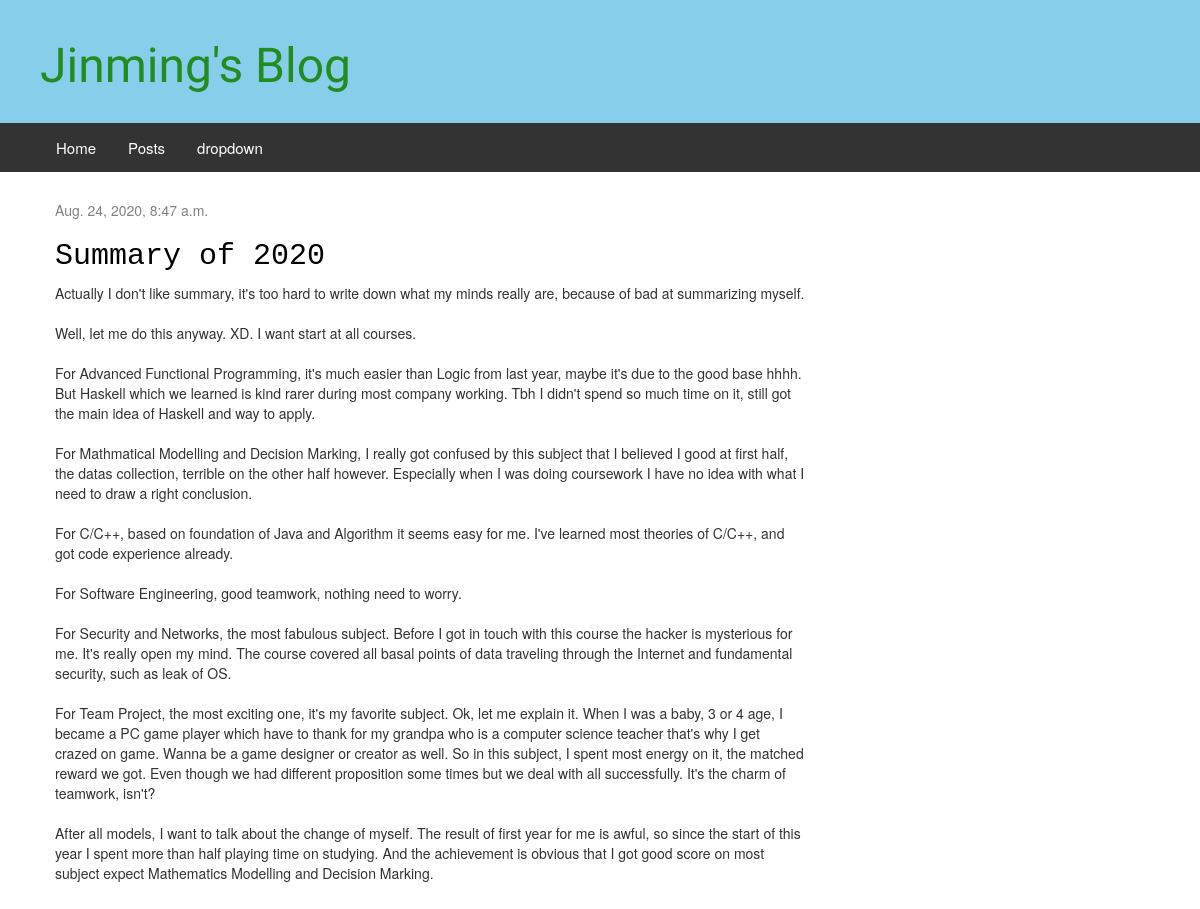
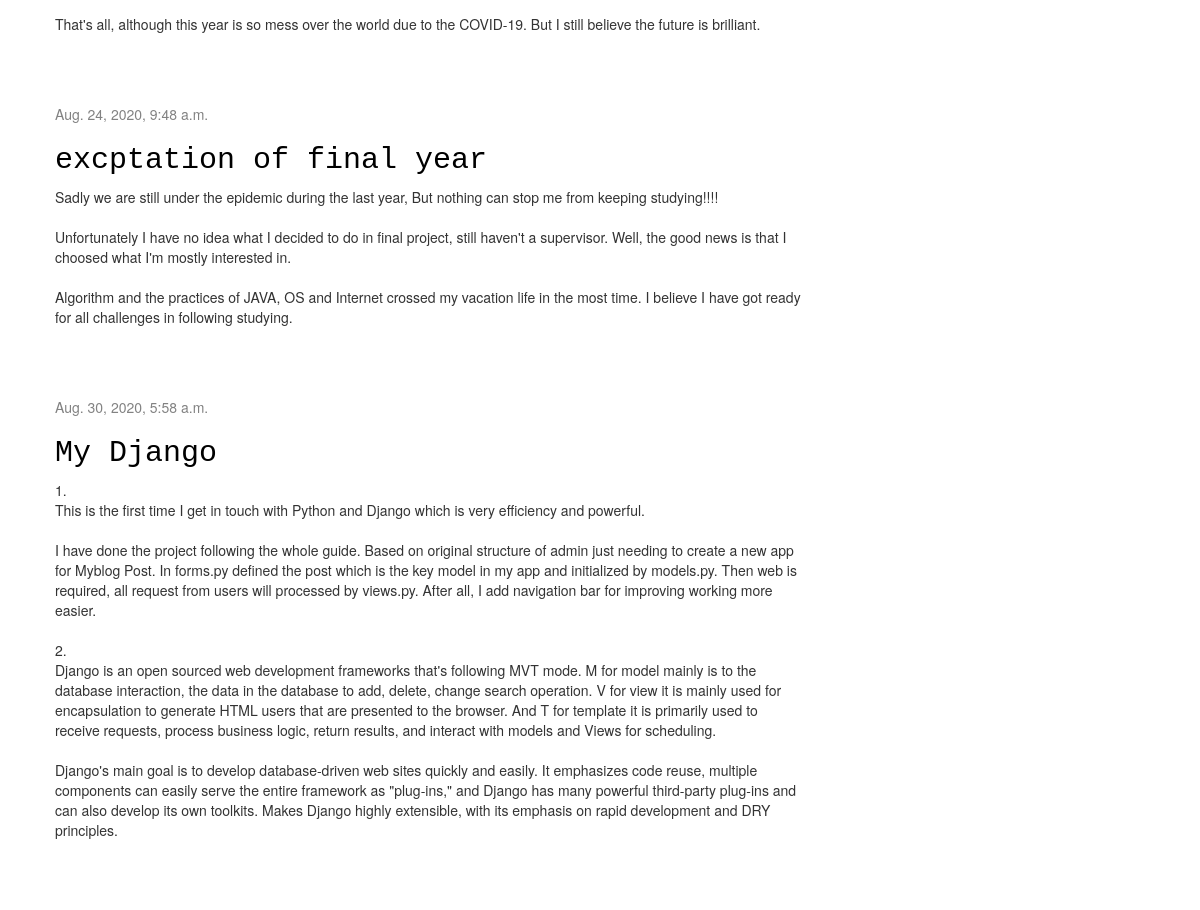
Page /post-list on the committed database (2 pictures, top to bottom).
### blog/models.py (models this page shows, shortened)
class Post(models.Model):
    author = models.ForeignKey(settings.AUTH_USER_MODEL, on_delete=models.CASCADE)
    title = models.CharField(max_length=200)
    text = models.TextField()
    created_date = models.DateTimeField(default=timezone.now)
    published_date = models.DateTimeField(blank=True, null=True)

### blog/views.py (the view)
# urls.py: path('post-list', views.post_list, name='post_list'),
def post_list(request):
    posts = Post.objects.filter(published_date__lte=timezone.now()).order_by('published_date')
    return render(request, 'blog/post_list.html', {'posts': posts})

### blog/templates/blog/post_list.html (shortened to what this page needs)
{% extends 'blog/base.html' %}
{% block content %}
    {% for post in posts %}
        <div class="post">
            <div class="date">
                {{ post.published_date }}
            </div>
            <h2><a href="{% url 'post_detail' pk=post.pk %}">{{ post.title }}</a></h2>
            <p>{{ post.text|linebreaksbr }}</p>
        </div>
    {% endfor %}
{% endblock %}

### blog/templates/blog/base.html (shortened to what this page needs)
{% load static %}
<html>
    <head>
        <link rel="stylesheet" href="//maxcdn.bootstrapcdn.com/bootstrap/3.2.0/css/bootstrap.min.css">
        <link rel="stylesheet" href="//maxcdn.bootstrapcdn.com/bootstrap/3.2.0/css/bootstrap-theme.min.css">
        <link rel="stylesheet" href="{% static 'css/blog.css' %}">
        <link rel="stylesheet" href="{% static 'css/navigation_bar.css' %}">
    </head>
    <body>
    <div class="header-navigation">
        <div class="page-header">
            <h1><a href="/">Jinming's Blog</a></h1>
        </div>
        <div class="navigation-bar">
            <ul>
                <li><a class="active" href="/">Home</a></li><li><a href="{% url 'post_list' %}">Posts</a></li><div class="dropdown">
                    <a href="/" class="dropbtn">dropdown</a>
                </div>
            </ul>
        </div>
    </div>
        <div class="content container">
            <div class="row">
                <div class="col-md-8">
                {% block content %}
                {% endblock %}
                </div>
            </div>
        </div>
    </body>
</html>

### blog/static/css/blog.css (style rules this page uses)
.header-navigation { position: fixed; top: 0; left: 0; right: 0; width: 100%; z-index: 1000; }
.page-header { background-color: skyblue; margin-top: 0; margin-bottom: 0; border: none; padding: 20px 20px 20px 40px; }
.page-header h1, .page-header h1 a, .page-header h1 a:visited, .page-header h1 a:active { color: forestgreen; font-size: 36pt; text-decoration: none; }
.content { margin-left: 40px; position: relative; margin-top: 200px; }
h1 { font-family: 'Lobster', cursive; }
h2 { font-family: "Bitstream Vera Sans Mono", Monaco, "Courier New", Courier, monospace; }
.date { color: #828282; }
.post { margin-bottom: 70px; }
.post h2 a, .post h2 a:visited { color: #000000; }

### blog/static/css/navigation_bar.css (style rules this page uses)
.navigation-bar { padding: 0; list-style: none; background-color: #333; }
.submission-choice, .navigation-bar ul li { display: inline-block; position: relative; text-align: left; background-color: #333; }
.submission-choice a, .navigation-bar li a, .dropbtn { display: block; color: white; text-align: center; padding: 14px 16px; text-decoration: none; transition-duration: 0.3s; -webkit-transition-duration: 0.3s; font-size: 15px; }
.dropdown { position: relative; display: inline-block; }

### rows in the picture
Post: published_date "Aug. 24, 2020, 8:47 a.m.", title "Summary of 2020", text "Actually I don't like summary, it's too hard to write down what my minds really are, because of bad at summarizing myself. Well, let me do this anyway. XD. I want start at all courses. For Advanced Functional Programming, it's much easier than Logic from last year, maybe it's due to the good base hhhh. But Haskell which we learned is kind rarer during most company working. Tbh I didn't spend so much time on it, still got the main idea of Haskell and way to apply. For Mathmatical Modelling and Decision Marking, I really got confused by this subject that I believed I good at first half, the datas collection, terrible on the other half however. Especially when I was doing coursework I have no…"
Post: published_date "Aug. 24, 2020, 9:48 a.m.", title "excptation of final year", text "Sadly we are still under the epidemic during the last year, But nothing can stop me from keeping studying!!!! Unfortunately I have no idea what I decided to do in final project, still haven't a supervisor. Well, the good news is that I choosed what I'm mostly interested in. Algorithm and the practices of JAVA, OS and Internet crossed my vacation life in the most time. I believe I have got ready for all challenges in following studying."
Post: published_date "Aug. 30, 2020, 5:58 a.m.", title "My Django", text "1. This is the first time I get in touch with Python and Django which is very efficiency and powerful. I have done the project following the whole guide. Based on original structure of admin just needing to create a new app for Myblog Post. In forms.py defined the post which is the key model in my app and initialized by models.py. Then web is required, all request from users will processed by views.py. After all, I add navigation bar for improving working more easier. 2. Django is an open sourced web development frameworks that's following MVT mode. M for model mainly is to the database interaction, the data in the database to add, delete, change search operation. V for view it is mainly…"
